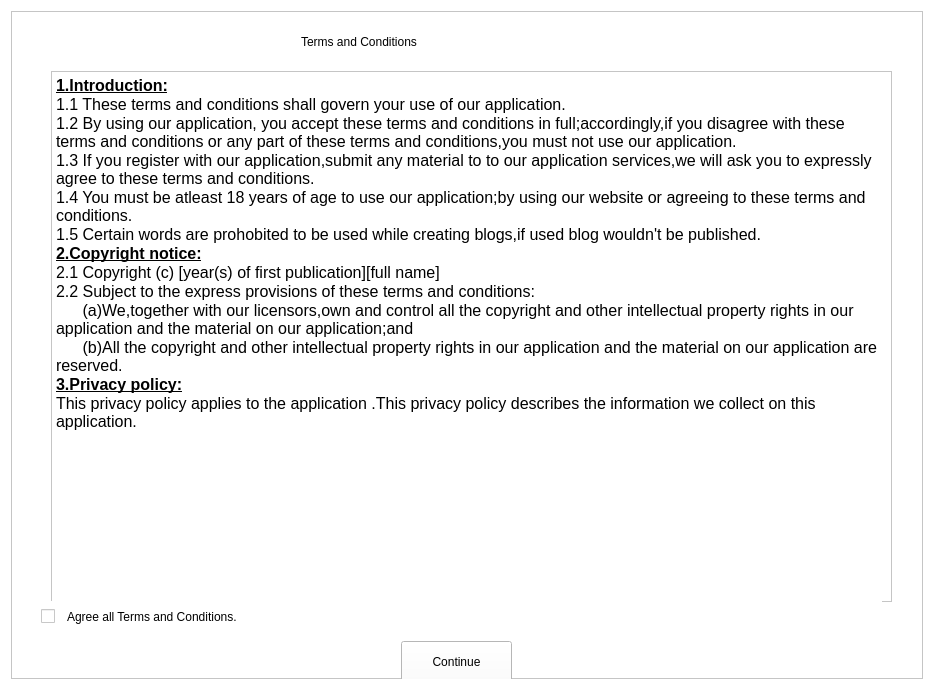
<?xml version="1.0" encoding="UTF-8"?>
<ui version="4.0">
 <class>Form</class>
 <widget class="QWidget" name="Form">
  <property name="geometry">
   <rect>
    <x>0</x>
    <y>0</y>
    <width>934</width>
    <height>690</height>
   </rect>
  </property>
  <property name="windowTitle">
   <string>Form</string>
  </property>
  <property name="styleSheet">
   <string notr="true">background-color: rgb(255, 255, 255);</string>
  </property>
  <layout class="QVBoxLayout" name="verticalLayout">
   <item>
    <widget class="QFrame" name="frame">
     <property name="styleSheet">
      <string notr="true">border-color: rgb(4, 29, 252);
font: 75 16pt &quot;Calisto MT&quot;;
background-color: rgb(255, 255, 255);</string>
     </property>
     <property name="frameShape">
      <enum>QFrame::StyledPanel</enum>
     </property>
     <property name="frameShadow">
      <enum>QFrame::Raised</enum>
     </property>
     <widget class="QTextEdit" name="textEdit">
      <property name="geometry">
       <rect>
        <x>40</x>
        <y>60</y>
        <width>841</width>
        <height>531</height>
       </rect>
      </property>
      <property name="html">
       <string>&lt;!DOCTYPE HTML PUBLIC &quot;-//W3C//DTD HTML 4.0//EN&quot; &quot;http://www.w3.org/TR/REC-html40/strict.dtd&quot;&gt;
&lt;html&gt;&lt;head&gt;&lt;meta name=&quot;qrichtext&quot; content=&quot;1&quot; /&gt;&lt;style type=&quot;text/css&quot;&gt;
p, li { white-space: pre-wrap; }
&lt;/style&gt;&lt;/head&gt;&lt;body style=&quot; font-family:'Calisto MT'; font-size:16pt; font-weight:72; font-style:normal;&quot;&gt;
&lt;p style=&quot; margin-top:0px; margin-bottom:0px; margin-left:0px; margin-right:0px; -qt-block-indent:0; text-indent:0px;&quot;&gt;&lt;span style=&quot; font-family:'MS Shell Dlg 2'; font-size:12pt; font-weight:600; text-decoration: underline;&quot;&gt;1.Introduction:&lt;/span&gt;&lt;/p&gt;
&lt;p style=&quot; margin-top:0px; margin-bottom:0px; margin-left:0px; margin-right:0px; -qt-block-indent:0; text-indent:0px;&quot;&gt;&lt;span style=&quot; font-family:'MS Shell Dlg 2'; font-size:12pt; font-weight:400;&quot;&gt;1.1 These terms and conditions shall govern your use of our application.&lt;/span&gt;&lt;/p&gt;
&lt;p style=&quot; margin-top:0px; margin-bottom:0px; margin-left:0px; margin-right:0px; -qt-block-indent:0; text-indent:0px;&quot;&gt;&lt;span style=&quot; font-family:'MS Shell Dlg 2'; font-size:12pt; font-weight:400;&quot;&gt;1.2 By using our application, you accept these terms and conditions in full;accordingly,if you disagree with these terms and conditions or any part of these terms and conditions,you must not use our application.&lt;/span&gt;&lt;/p&gt;
&lt;p style=&quot; margin-top:0px; margin-bottom:0px; margin-left:0px; margin-right:0px; -qt-block-indent:0; text-indent:0px;&quot;&gt;&lt;span style=&quot; font-family:'MS Shell Dlg 2'; font-size:12pt; font-weight:400;&quot;&gt;1.3 If you register with our application,submit any material to to our application services,we will ask you to expressly agree to these terms and conditions.&lt;/span&gt;&lt;/p&gt;
&lt;p style=&quot; margin-top:0px; margin-bottom:0px; margin-left:0px; margin-right:0px; -qt-block-indent:0; text-indent:0px;&quot;&gt;&lt;span style=&quot; font-family:'MS Shell Dlg 2'; font-size:12pt; font-weight:400;&quot;&gt;1.4 You must be atleast 18 years of age to use our application;by using our website or agreeing to these terms and conditions.&lt;/span&gt;&lt;/p&gt;
&lt;p style=&quot; margin-top:0px; margin-bottom:0px; margin-left:0px; margin-right:0px; -qt-block-indent:0; text-indent:0px;&quot;&gt;&lt;span style=&quot; font-family:'MS Shell Dlg 2'; font-size:12pt; font-weight:400;&quot;&gt;1.5 Certain words are prohobited to be used while creating blogs,if used blog wouldn't be published.&lt;/span&gt;&lt;/p&gt;
&lt;p style=&quot; margin-top:0px; margin-bottom:0px; margin-left:0px; margin-right:0px; -qt-block-indent:0; text-indent:0px;&quot;&gt;&lt;span style=&quot; font-family:'MS Shell Dlg 2'; font-size:12pt; font-weight:600; text-decoration: underline;&quot;&gt;2.Copyright notice:&lt;/span&gt;&lt;/p&gt;
&lt;p style=&quot; margin-top:0px; margin-bottom:0px; margin-left:0px; margin-right:0px; -qt-block-indent:0; text-indent:0px;&quot;&gt;&lt;span style=&quot; font-family:'MS Shell Dlg 2'; font-size:12pt; font-weight:400;&quot;&gt;2.1 Copyright (c) [year(s) of first publication][full name]&lt;/span&gt;&lt;/p&gt;
&lt;p style=&quot; margin-top:0px; margin-bottom:0px; margin-left:0px; margin-right:0px; -qt-block-indent:0; text-indent:0px;&quot;&gt;&lt;span style=&quot; font-family:'MS Shell Dlg 2'; font-size:12pt; font-weight:400;&quot;&gt;2.2 Subject to the express provisions of these terms and conditions:&lt;/span&gt;&lt;/p&gt;
&lt;p style=&quot; margin-top:0px; margin-bottom:0px; margin-left:0px; margin-right:0px; -qt-block-indent:0; text-indent:0px;&quot;&gt;&lt;span style=&quot; font-family:'MS Shell Dlg 2'; font-size:12pt; font-weight:400;&quot;&gt;      (a)We,together with our licensors,own and control all the copyright and other intellectual property rights in our application and the material on our application;and&lt;/span&gt;&lt;/p&gt;
&lt;p style=&quot; margin-top:0px; margin-bottom:0px; margin-left:0px; margin-right:0px; -qt-block-indent:0; text-indent:0px;&quot;&gt;&lt;span style=&quot; font-family:'MS Shell Dlg 2'; font-size:12pt; font-weight:400;&quot;&gt;      (b)All the copyright and other intellectual property rights in our application and the material on our application are reserved.&lt;/span&gt;&lt;/p&gt;
&lt;p style=&quot; margin-top:0px; margin-bottom:0px; margin-left:0px; margin-right:0px; -qt-block-indent:0; text-indent:0px;&quot;&gt;&lt;span style=&quot; font-family:'MS Shell Dlg 2'; font-size:12pt; font-weight:600; text-decoration: underline;&quot;&gt;3.Privacy policy:&lt;/span&gt;&lt;/p&gt;
&lt;p style=&quot; margin-top:0px; margin-bottom:0px; margin-left:0px; margin-right:0px; -qt-block-indent:0; text-indent:0px;&quot;&gt;&lt;span style=&quot; font-family:'MS Shell Dlg 2'; font-size:12pt; font-weight:400;&quot;&gt;This privacy policy applies to the application .This privacy policy describes the information we collect on this application.&lt;/span&gt;&lt;/p&gt;&lt;/body&gt;&lt;/html&gt;</string>
      </property>
     </widget>
     <widget class="QCheckBox" name="checkBox">
      <property name="geometry">
       <rect>
        <x>30</x>
        <y>590</y>
        <width>841</width>
        <height>31</height>
       </rect>
      </property>
      <property name="styleSheet">
       <string notr="true">font: 9pt &quot;MS Shell Dlg 2&quot;;</string>
      </property>
      <property name="text">
       <string>  Agree all Terms and Conditions.</string>
      </property>
     </widget>
     <widget class="QPushButton" name="pushButton">
      <property name="geometry">
       <rect>
        <x>390</x>
        <y>630</y>
        <width>111</width>
        <height>41</height>
       </rect>
      </property>
      <property name="styleSheet">
       <string notr="true">font: 12pt &quot;MS Shell Dlg 2&quot;;</string>
      </property>
      <property name="text">
       <string>Continue</string>
      </property>
     </widget>
     <widget class="QLabel" name="label">
      <property name="geometry">
       <rect>
        <x>290</x>
        <y>10</y>
        <width>291</width>
        <height>41</height>
       </rect>
      </property>
      <property name="text">
       <string>Terms and Conditions</string>
      </property>
     </widget>
    </widget>
   </item>
  </layout>
 </widget>
 <resources/>
 <connections/>
</ui>
